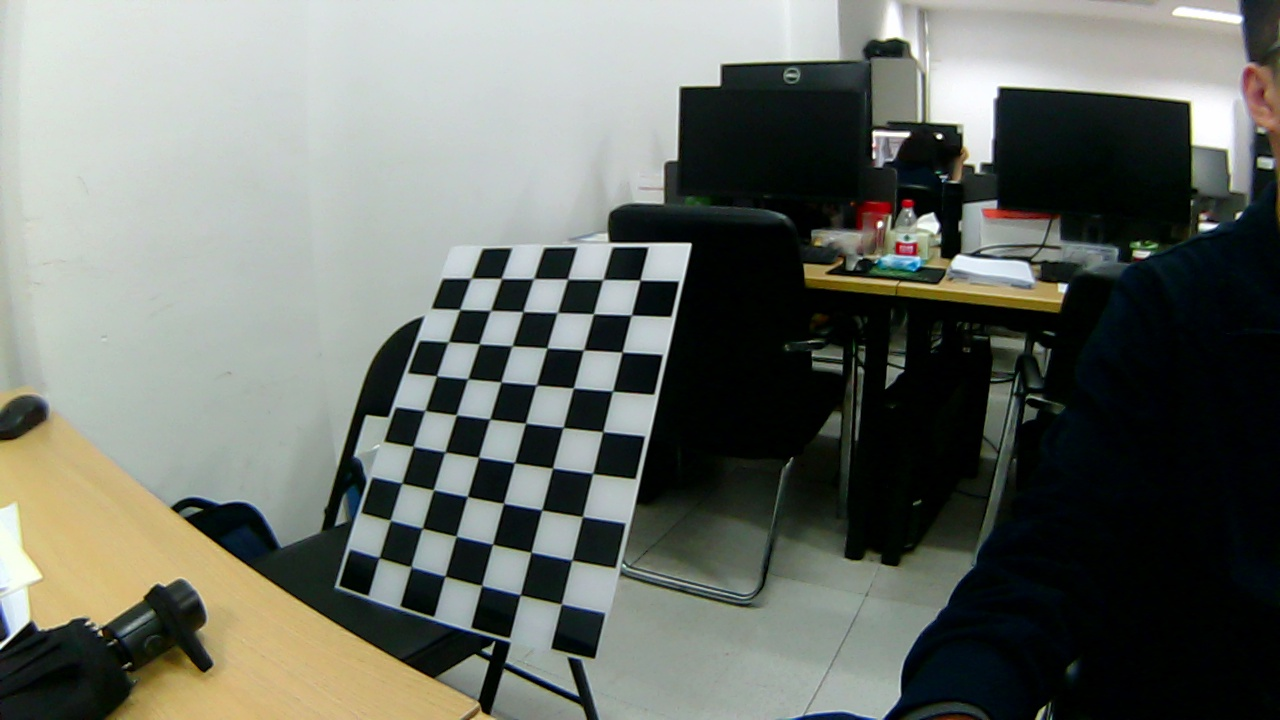
#> input picture image/1.jpg, 1280 x 720 px; its folder holds 5 pictures in this run; the run also reads 1 picture not shown here
$ python '0-2 camera_calibration.py'
#> lines starting #> are read from the running program, lines starting #| are printed output that depends on the picture; after the words box and inside, x2 and y2 are one past the last pixel; in counts of white or black regions, pixels touching at a corner belong together
# 代码参考链接 https://blog.csdn.net/qq_32159463 主页下
# 视频解说 https://www.bilibili.com/video/BV1sK4y1s7Qs?from=search&seid=18016486112252965013
import cv2
import numpy as np
import glob  # 返回匹配的路径列表 用以遍历，智能包括当前目录下的文件

from numpy import array as matrix, arange

# 找棋盘格角点
# 阈值
criteria = (cv2.TERM_CRITERIA_EPS + cv2.TERM_CRITERIA_MAX_ITER, 30, 0.001)  # 30的单位为毫米
# w h分别是棋盘格模板长边和短边规格（角点个数），角点是黑白格子的交错点
w = 9
h = 6
size = (w, h)
# 世界坐标系中的棋盘格点,例如(0,0,0), (1,0,0), (2,0,0) ....,(8,5,0)，去掉Z坐标，记为二维矩阵，认为在棋盘格这个平面上Z=0
objp = np.zeros((w * h, 3), np.float32)  # 构造0矩阵，用于存放角点的世界坐标，默认在棋盘平面构建世界坐标系
objp[:, :2] = np.mgrid[0:w, 0:h].T.reshape(-1, 2)  # 三维网格坐标划分，z轴全为0，每一格设定单位为1

# 储存棋盘格角点的世界坐标和图像坐标对
objpoints = []  # 在世界坐标系中的三维点
imgpoints = []  # 在图像平面的二维点

record = []

images = glob.glob('./image/*.jpg')
for fname in images:
    img = cv2.imread(fname)
#> img is the input picture: shape (720, 1280, 3); mean B, G, R 103.8, 110.8, 106.6
    gray = cv2.cvtColor(img, cv2.COLOR_BGR2GRAY)
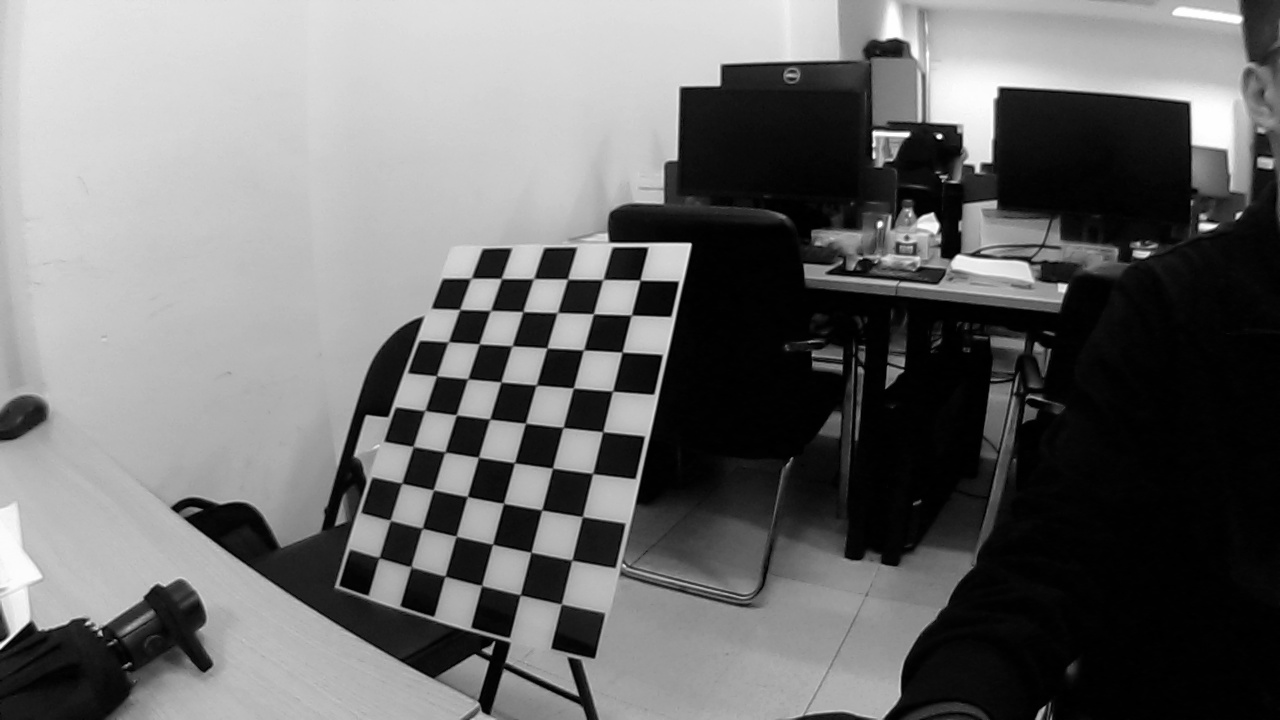
#> gray: shape (720, 1280); min 0, max 255, mean 108.7
    # 粗略找到棋盘格角点 这里找到的是这张图片中角点的亚像素点位置，共11×8 = 88个点，gray必须是8位灰度或者彩色图，（w,h）为角点规模
    ret, corners = cv2.findChessboardCorners(gray, size, None)
#> ret = True; corners = 54 rows, first 8: [380.4, 557.1], [390, 518.9], [403.2, 481.7], [412.4, 445.4], [424.5, 410], [436.5, 375], [447.5, 340.8], [460.3, 308.7]
    # 如果找到足够点对，将其存储起来
    if ret == True:
        record.append(fname)
        # 精确找到角点坐标
        corners2 = cv2.cornerSubPix(gray, corners, (11, 11), (-1, -1),
                                    criteria)  # (11,11)表示(5,5)窗口大小，11是5*2+1。(-1, -1)是为确保细微结构。
#> corners2 = 54 rows, first 8: [379, 557.6], [390.2, 520.3], [401.7, 483.2], [413.2, 446.5], [424.8, 410.6], [436.5, 375.8], [448.3, 341.8], [459.7, 309.5]
        # 将正确的objp点放入objpoints中
        objpoints.append(objp)  # 物点
        imgpoints.append(corners2)
        # 将角点在图像上显示 非必要
        cv2.drawChessboardCorners(img, (w, h), corners2, ret)
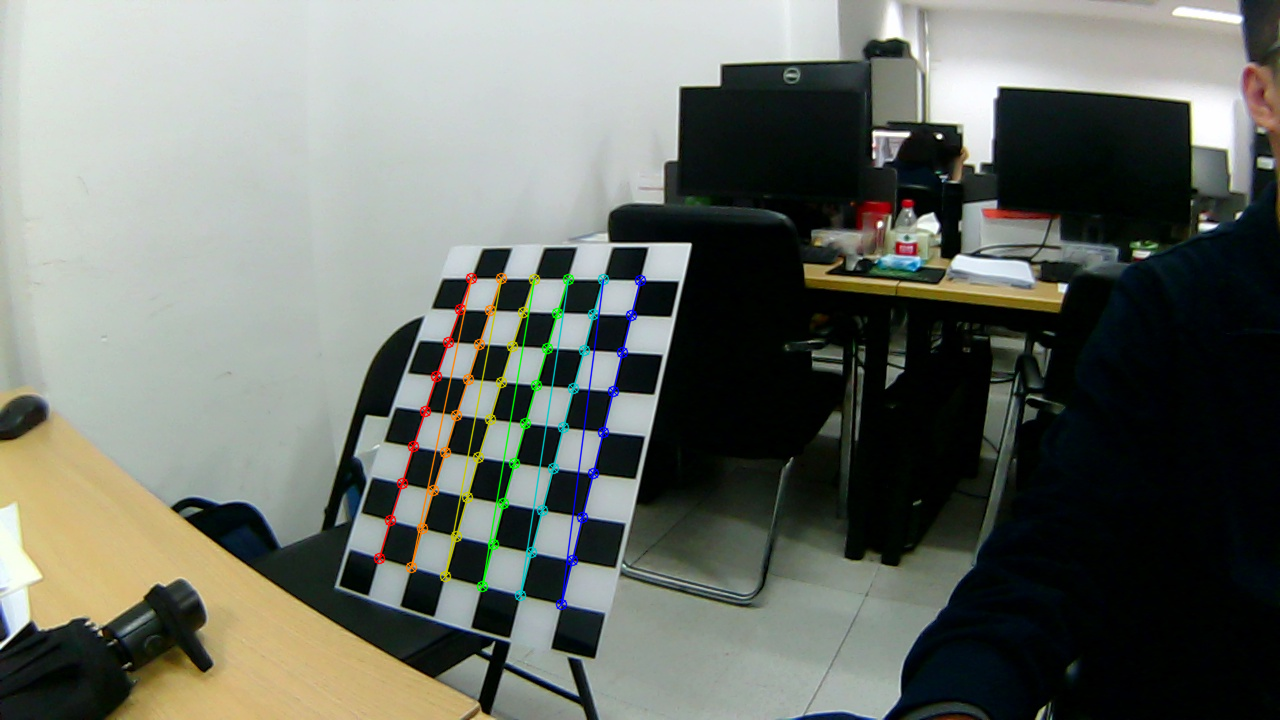
#> img: shape (720, 1280, 3); 1.54% of pixels changed, all inside (x1, y1, x2, y2) = (373, 272, 647, 611)
        cv2.imshow('findCorners', img)
        cv2.waitKey(100)
#> pass 2 of the loop `for fname in images:`:
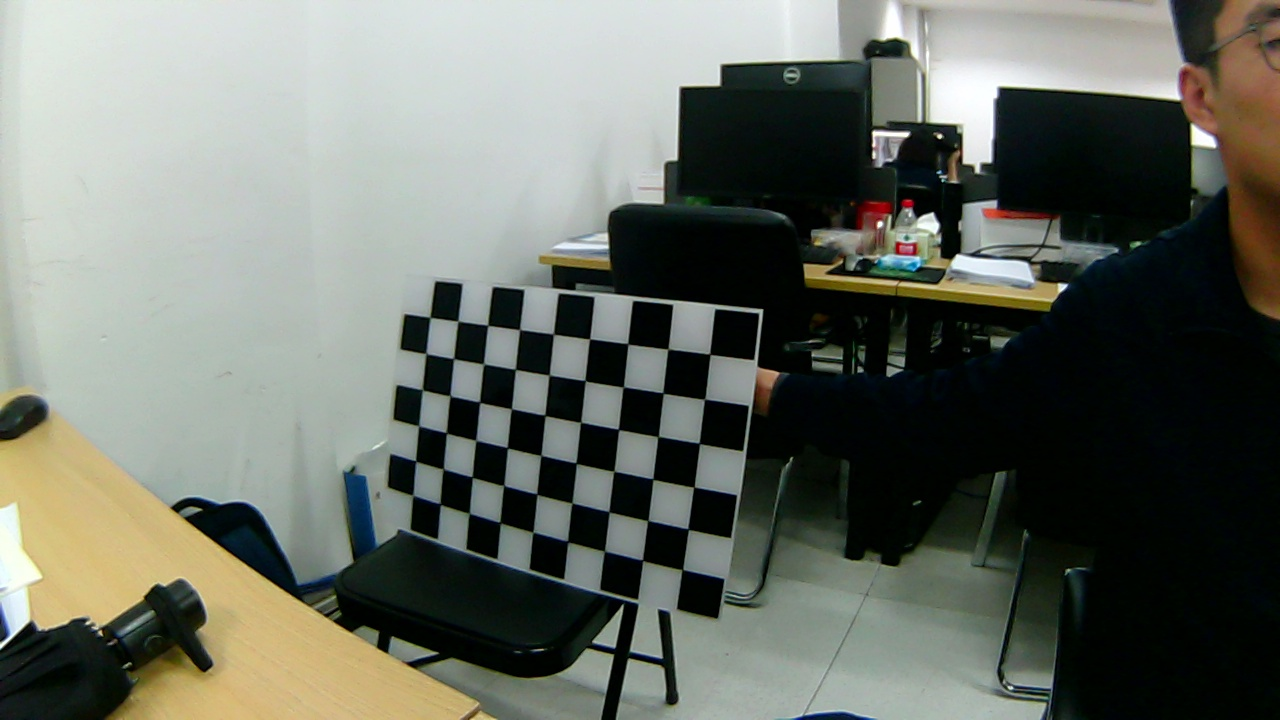
#> input picture image/2.jpg, 1280 x 720 px
#> img is the input picture: shape (720, 1280, 3); mean B, G, R 101, 109.7, 105.3
#> `gray = cv2.cvtColor(img, cv2.COLOR_BGR2GRAY)`:
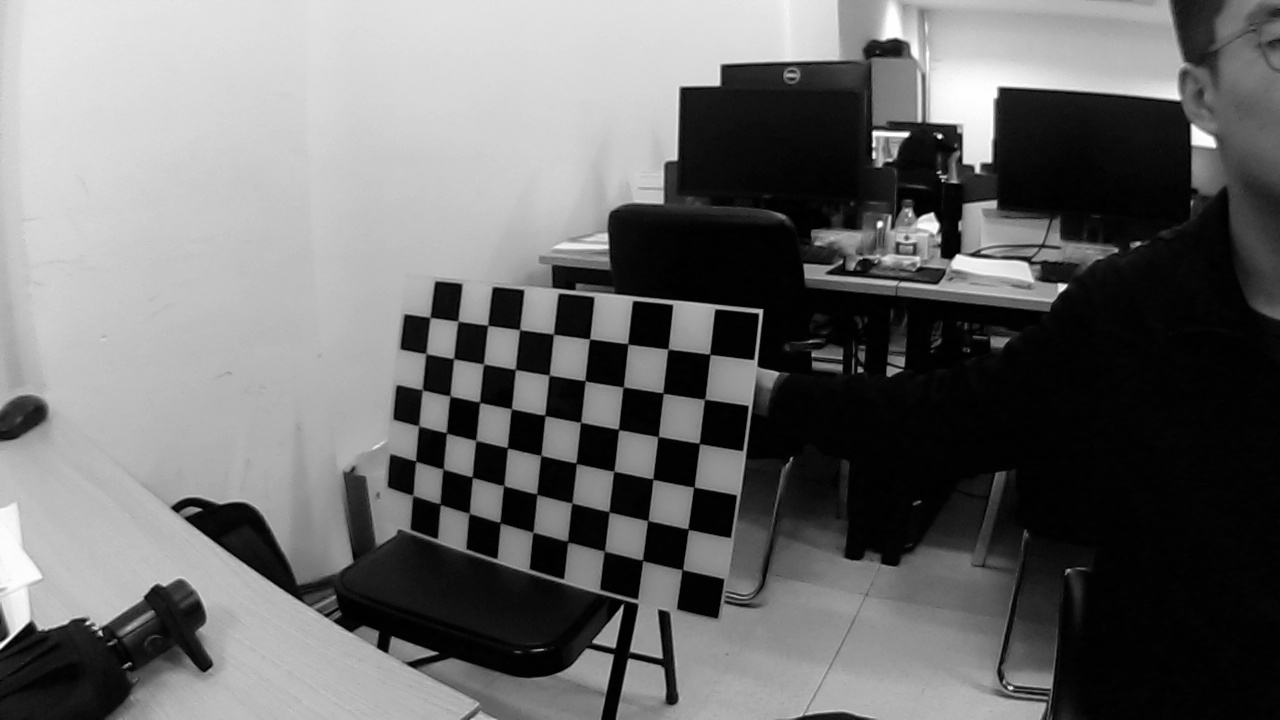
#> gray: shape (720, 1280); min 0, max 255, mean 107.4
#> corners = 54 rows, first 8: [682.3, 569.1], [643.5, 559.9], [603.6, 549.9], [568.2, 540.7], [532.3, 531], [501.2, 521.7], [470, 514.8], [441.3, 504]
#> corners2 = 54 rows, first 8: [682.4, 569.6], [642.5, 560.4], [604.4, 551.1], [567.6, 541.6], [532.9, 532.2], [500.1, 522.7], [469.2, 513.3], [440.2, 504.2]
#> `cv2.drawChessboardCorners(img, (w, h), corners2, ret)`:
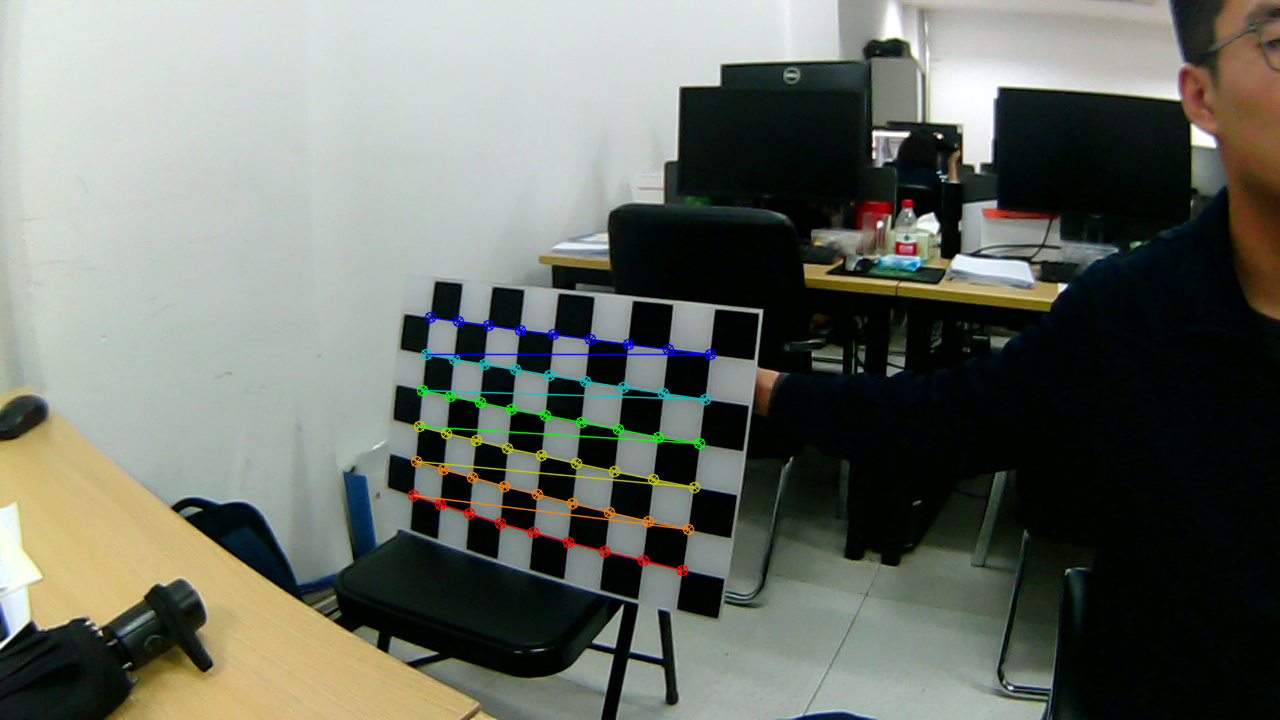
#> img: shape (720, 1280, 3); 1.44% of pixels changed, all inside (x1, y1, x2, y2) = (407, 311, 717, 577)
#> pass 3 of the loop `for fname in images:`:
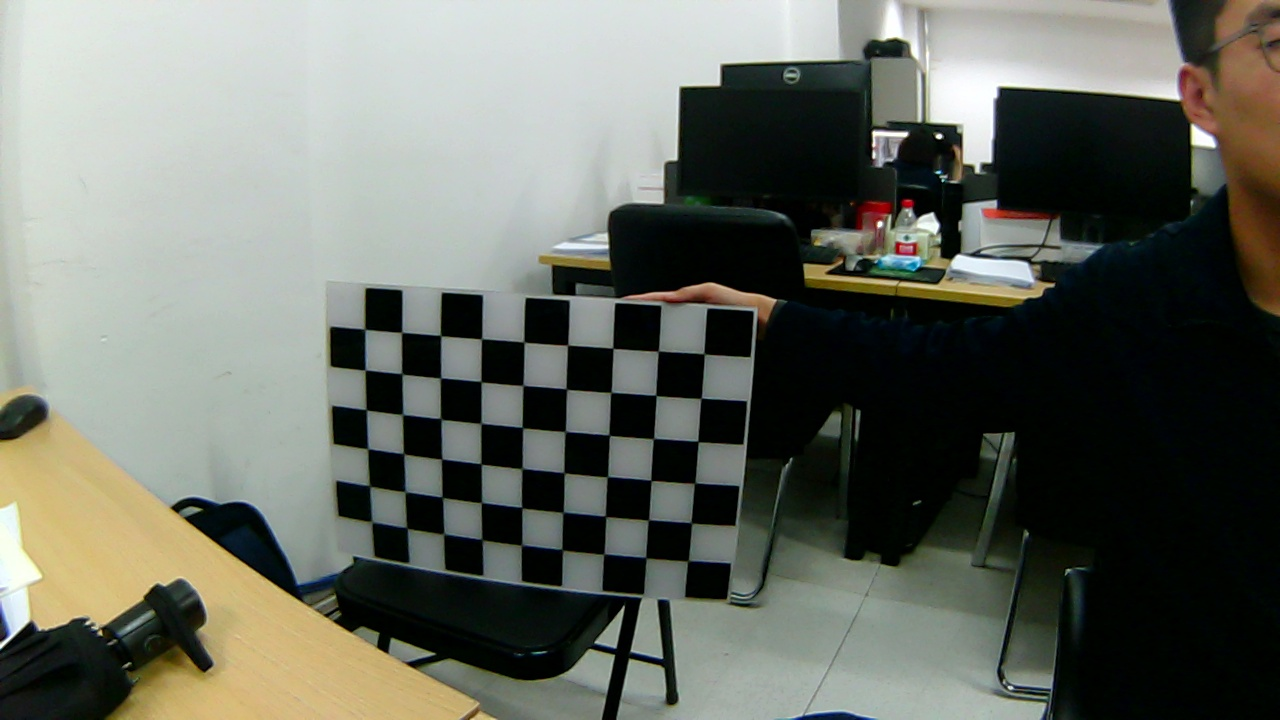
#> input picture image/3.jpg, 1280 x 720 px
#> img is the input picture: shape (720, 1280, 3); mean B, G, R 98.5, 107.3, 103.8
#> `gray = cv2.cvtColor(img, cv2.COLOR_BGR2GRAY)`:
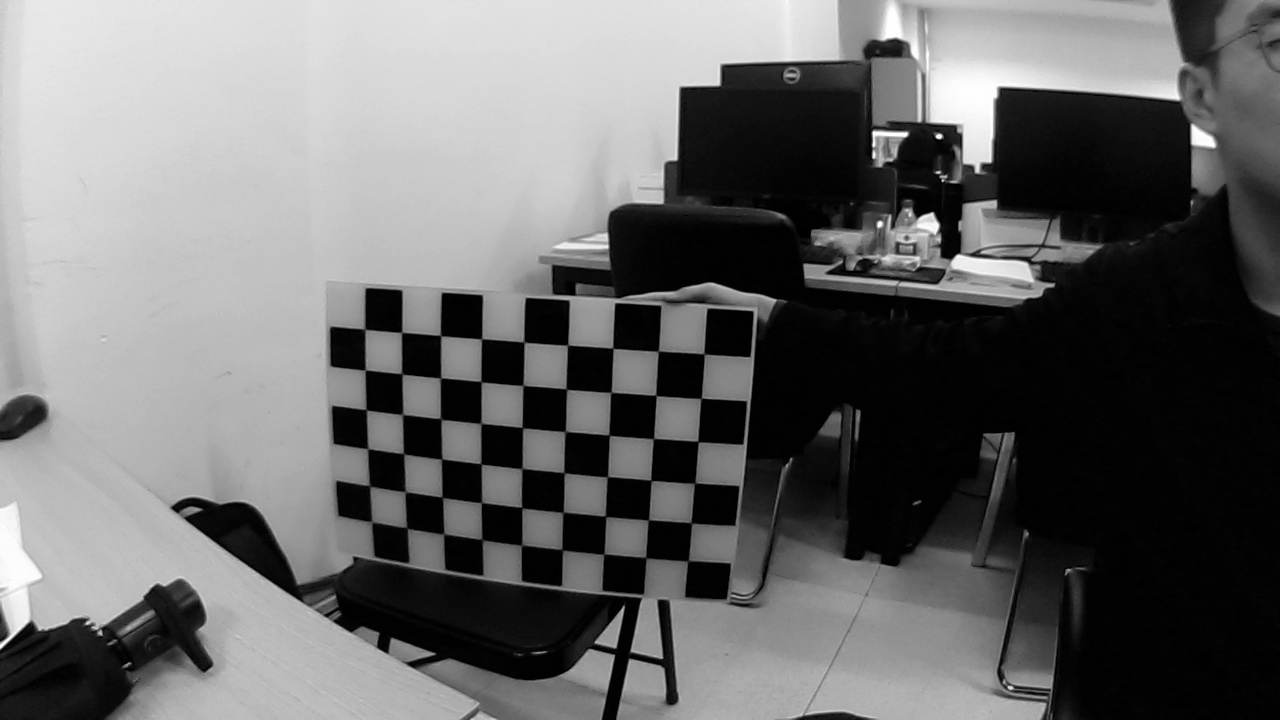
#> gray: shape (720, 1280); min 0, max 255, mean 105.3
#> corners = 54 rows, first 8: [689.4, 562.2], [646.9, 557.4], [602.7, 553.1], [562.6, 549.1], [520, 544.3], [482.5, 538], [443, 534.5], [407.3, 527.7]
#> corners2 = 54 rows, first 8: [687.9, 560.8], [645.8, 557.6], [603.8, 554], [562.2, 549.7], [521.6, 545], [481.9, 539.6], [443.8, 533.9], [406.8, 528]
#> `cv2.drawChessboardCorners(img, (w, h), corners2, ret)`:
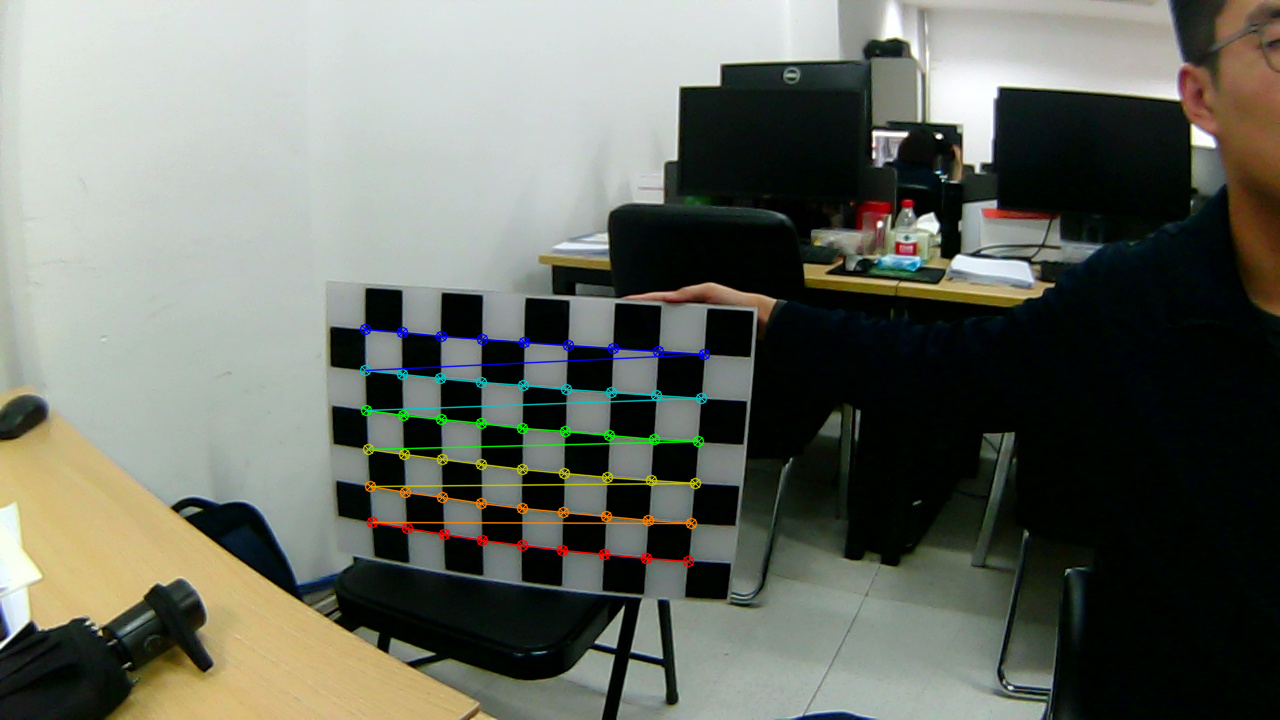
#> img: shape (720, 1280, 3); 1.62% of pixels changed, all inside (x1, y1, x2, y2) = (359, 323, 711, 568)
#> the loop made 5 passes; the first 3 are shown
if not objpoints:
    print('no corners')
    exit(0)
cv2.destroyAllWindows()
# 标定 返回标定结果、相机的内参数矩阵、畸变系数、旋转矩阵和平移向量
ret, mtx, dist, rvecs, tvecs = cv2.calibrateCamera(objpoints, imgpoints, gray.shape[::-1], None, None)

print('ret:', ret)
print('内参矩阵:', mtx)
print('畸变系数:', dist)
print('旋转矩阵:', rvecs)
print('平移向量:', tvecs)

# 去畸变
img2 = cv2.imread('./image/right02.jpg')
h, w = img2.shape[:2]
#> h = 720; w = 1280
newcameramtx, roi = cv2.getOptimalNewCameraMatrix(mtx, dist, (w, h), 1, (w, h))  # 自由比例参数,得到新的相机参数newcameramtx
dst = cv2.undistort(img2, mtx, dist, None, newcameramtx) # 逆扭曲图片img2
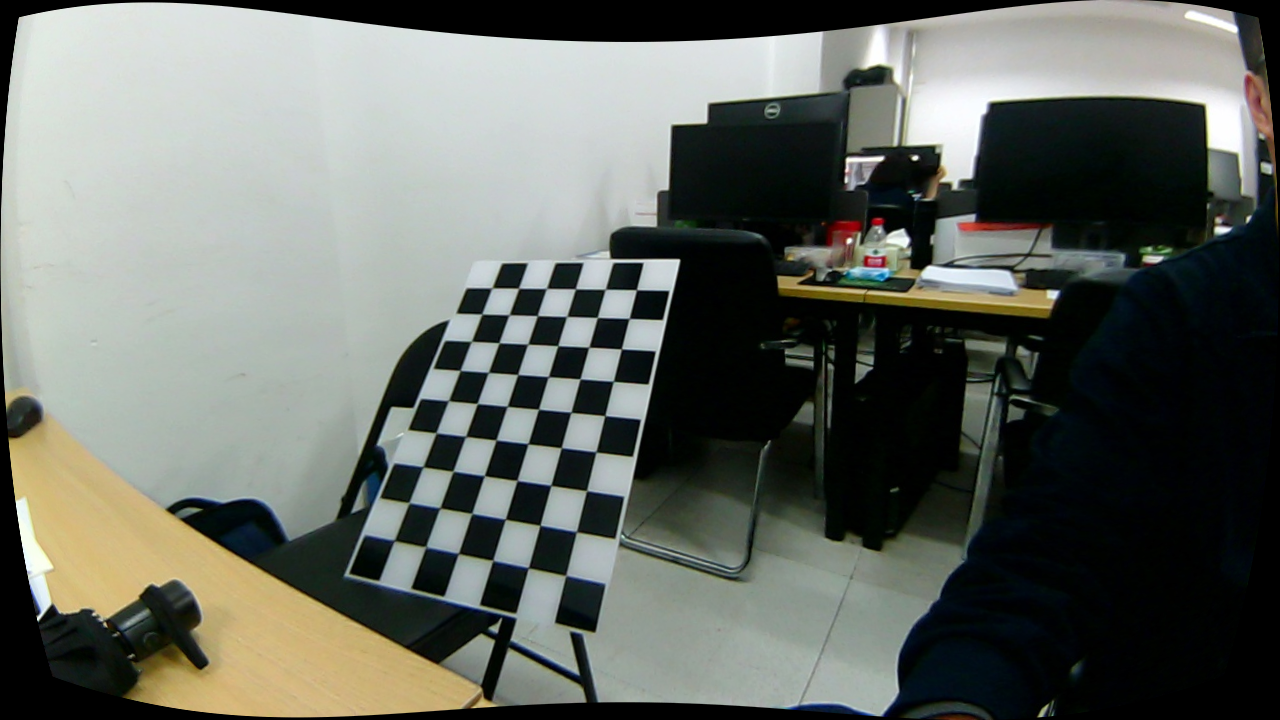
#> dst: shape (720, 1280, 3); mean B, G, R 99.2, 105.8, 101.7
# 根据前面ROI区域裁剪图片，可以不裁吧？
# x, y, w, h = roi
# dst = dst[y:y + h, x:x + w]
cv2.imshow('fin', dst)
cv2.imwrite('./image/fin.png', dst)
cv2.waitKey()
cv2.destroyAllWindows()

# 反投影误差
total_error = 0
for i in range(len(objpoints)):
    imgpoints2, _ = cv2.projectPoints(objpoints[i], rvecs[i], tvecs[i], mtx, dist)
    error = cv2.norm(imgpoints[i], imgpoints2, cv2.NORM_L2) / len(imgpoints2)
    total_error += error
print("total error: ", total_error / len(objpoints))
